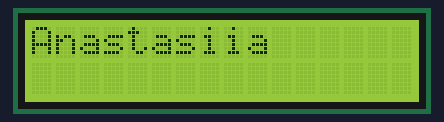
Simulated run of this sketch. Board: Arduino Uno, built with avr-gcc and run on an emulated ATmega328P. Shown: 16×2 character LCD.

Above: at 0.1 s.
At 2.1 s:
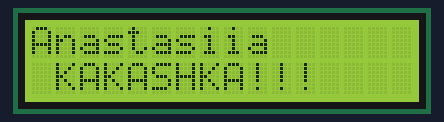

The sketch:

LCD.ino
```cpp
#include <LiquidCrystal.h>

LiquidCrystal lcd(1, 2, 4, 5, 6, 7);

void setup() {
  lcd.begin(16, 2);
}

void loop(){
  lcd.print("Anastasiia");
  delay(2000);

  lcd.setCursor(1, 1);

  lcd.print("KAKASHKA!!!");

  delay(2000);

  lcd.clear();

  // lcd.blink();

  // delay(4000);

  // lcd.setCursor(7, 1);

  // delay(3000);

  // lcd.noBlink();

  // lcd.cursor();

  // delay(4000);

  // lcd.noCursor();

  // lcd.clear();
}
```

Measured:
- what the display in image 1 shows lasts 2.0 s, from 2.1 s to 4.1 s
